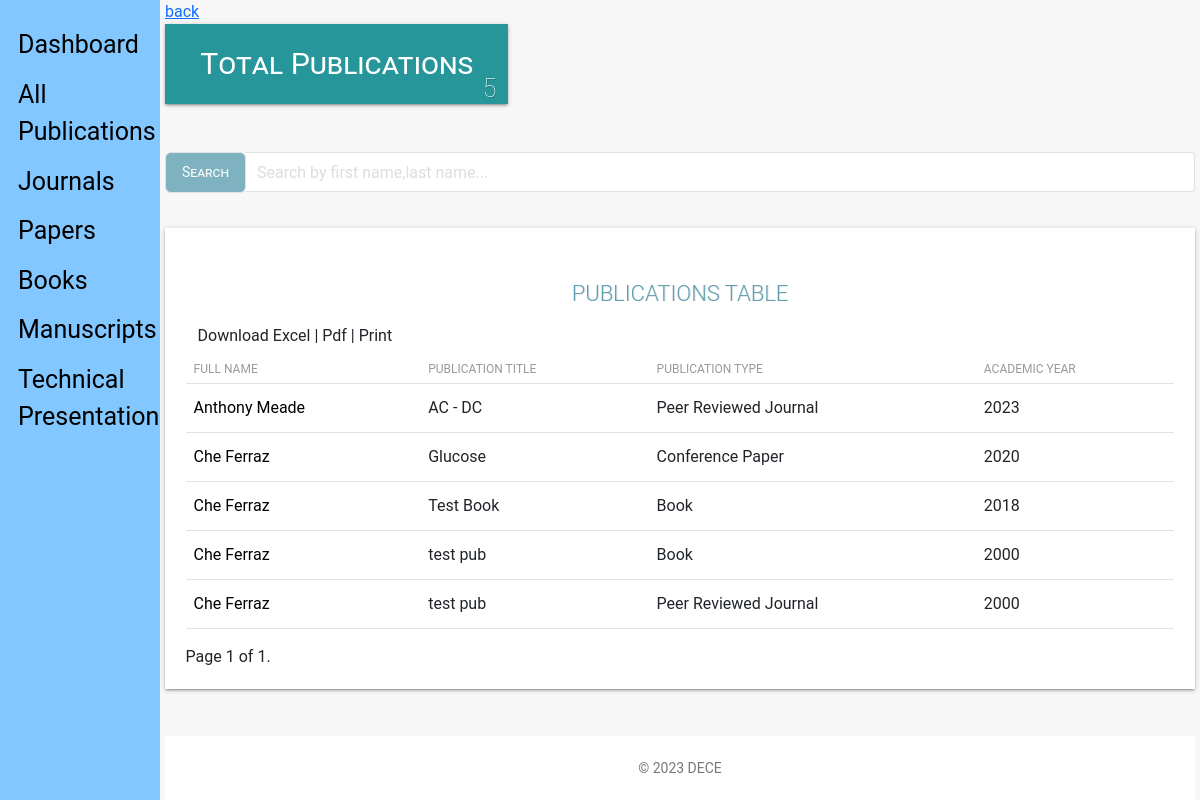
The page /admin_view/publications/ (signed in) on the database as committed earlier.
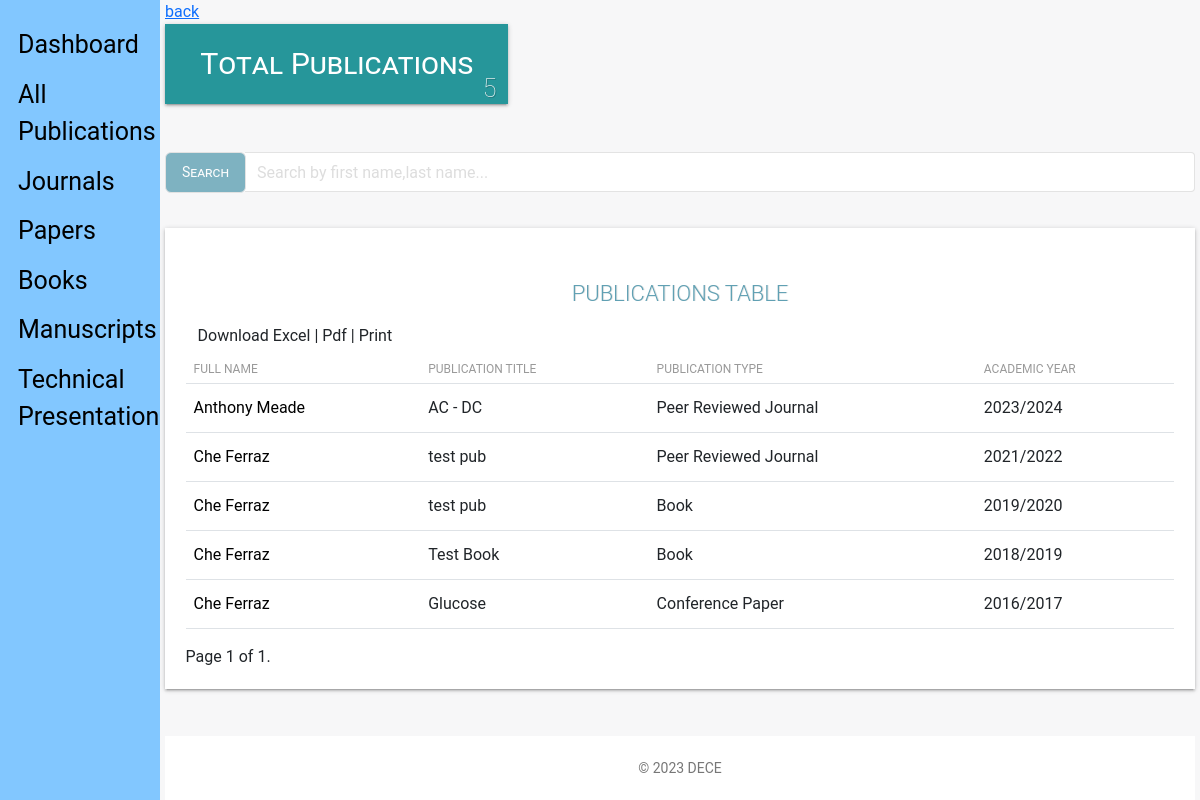
The same page on the database as committed later.
### staff_app/models.py (models this page shows, shortened)
class Publications(models.Model):
    JOURNAL = 'Peer Reviewed Journal'
    CONFERENCE = 'Conference Paper'
    BOOK = 'Book'
    PUBLICATION_TYPE = (
        (JOURNAL, 'Peer Reviewed Journal'),
        (CONFERENCE, 'Conference Paper'),
        (BOOK, 'Book'),
    )
    user = models.ForeignKey(CustomUser, on_delete=models.CASCADE, default=1)
    title = models.CharField(max_length=100, verbose_name=_(
        'Title'), null=True, blank=False)
    year = models.CharField(verbose_name=_(
        'Academic Year'), null=True, blank=False, max_length=9)
    publicationtype = models.CharField(_('Publication Type'), max_length=25, default=JOURNAL,
                                       choices=PUBLICATION_TYPE, blank=False, null=True)
    updated = models.DateTimeField(auto_now=True, auto_now_add=False)
    created = models.DateTimeField(auto_now=False, auto_now_add=True)
    objects = PublicationManager()
    class Meta:
        verbose_name = _('Publication')
        verbose_name_plural = _('Publications')
        ordering = ['-created']

### hris_app/models.py (models this page shows)
class CustomUser (AbstractUser):
    ADMINISTRATOR = '1'
    STAFF = '2'
    EMAIL_TO_USER_TYPE_MAP = {
        'administrator': ADMINISTRATOR,
        'staff': STAFF
    }
    user_type_data = ((ADMINISTRATOR, "Administrator"), (STAFF, "Staff"))
    user_type = models.CharField(
        default=1,
        choices=user_type_data,
        max_length=20
    )

### admin_app/views.py (the view)
# urls.py: path('publications/', views.publications, name="publications"),
def publications(request):
    if not (request.user.is_authenticated and request.user.is_superuser):
        return redirect('hris:home')
    publications = Publications.objects.prefetch_related('user').all().order_by(
        '-year')
    dataset = dict()
    query = request.GET.get('search')
    if query:
        query = re.sub(r"\s+", ".", query, flags=re.UNICODE)
        publications = publications.filter(
            Q(user__username__icontains=query)
        )
    paginator = Paginator(publications, 10)
    page = request.GET.get('page')
    publications_paginated = paginator.get_page(page)
    dataset['pubs_list'] = publications_paginated
    dataset['all_pubs'] = Publications.objects.all()
    dataset['title'] = 'Employee | Publications'
    dataset['count_title'] = 'Total Publications'
    return render(request, "admin/publications_view.html", dataset)

### templates/admin/publications_view.html (shortened to what this page needs)
{% extends 'base_publications.html' %}
{% load static %}
{% block content %}
<link type="text/CSS" href="{% static 'css/light-bootstrap-dashboard.css' %}" rel="stylesheet"/>
    <section class="row">
        <section class="col col-lg-12">
            <a href="{{request.META.HTTP_REFERER|escape}}" style="color:#0d6efd;">back</a>
        </section>
    </section>
    {% if not all_pubs %}
        <p>No Publications</p>
    {% else %}
    <section class="row margin-bottom">
        <div class="container-fluid">
        <section class="col-lg-4 col-md-4 col-sm-12">
            <div class="employee-box sec-box">
                <a href="">
                <span>{{count_title}}</span>
                </a>
                <span class="count-object">{{ all_pubs.count }}</span>
            </div>
        </section>
    </section>
    <div class="row" style="margin-bottom: 2.2rem;margin-top: 3rem;">
        <div class="">
        <div class="col-lg-12">
            <form action="." method="GET">
                <div class="input-group">
                    <span class="input-group-btn">
                        <button class="btn btn-default" id = "stylebutton" type="submit">Search</button>
                    </span>
                    <input type="search" value="{{request.GET.search}}" name="search" class="form-control" placeholder="Search by first name,last name...">
                </div>
            </form>
        </div>
        </div>
    </div>
    <div class="table-responsive table-shadow">
        <div class="text-center table-description">
            <h4 class="title-h3" style="color: #60a0b3 !important;
            text-shadow: 1px 0px rgba(0,0,0,0.11)"> PUBLICATIONS TABLE</h4>
        </div>
        <div class="container-fluid">
            <div class="row">
                 <div class="download-print-action">
                      Download Excel | Pdf | Print
                </div>
            </div>
        </div>
        <table class="table">
            <thead>
                <tr>
                  <th scope="col">Full Name</th>
                  <th scope="col">Publication Title</th>
                  <th scope="col">Publication Type</th>
                  <th scope="col">Academic Year</th>
                </tr>
            </thead>
            <tbody>
                {% if not pubs_list %}
                    <tr>
                    <td>No publications associated with that employee found.</td>
                    </tr>
                {% else %}
                    {% for pub in pubs_list %}
                    <tr>
                        {% if pub.user.first_name or pub.user.last_name %}
                            <td><a id="name" href="{% url 'admin_app:info' pub.user_id %}">{{ pub.user.first_name}} {{pub.user.last_name}}</a></td>
                        {% else %}
                            <td>N/A</td>
                        {% endif %}
                        <td>{{pub.title}}</td>
                        <td>{{pub.publicationtype}}</td>
                        <td>{{pub.year}}</td>
                    </tr>
                    {% endfor %}
                {% endif %}
            </tbody>
        </table>
              <div class="pagination">
                <span class="step-links">
                    <span class="current">
                        Page {{ pubs_list.number }} of {{ pubs_list.paginator.num_pages }}.
                    </span>
                </span>
            </div>
    </div>
    {% endif %}
{% endblock content %}

Rows that differ between the two databases and show on the page:
changed Publications "AC - DC": year "2023" → "2023/2024"
changed Publications (number 2 of 5 on the later page): year "2000" → "2021/2022"; moves up the list
changed Publications (number 3 of 5 on the later page): year "2000" → "2019/2020"; moves up the list
changed Publications "Test Book": year "2018" → "2018/2019"; moves down the list
changed Publications "Glucose": year "2020" → "2016/2017"
